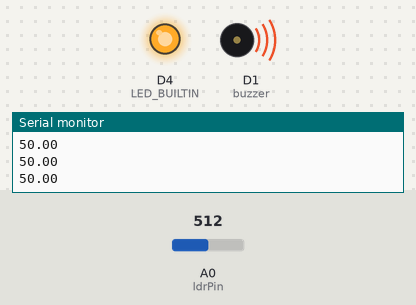
Bench run of a sketch on a simulated ESP8266 (NodeMCU). Parts: output pins drawn as LEDs (lit = HIGH, except the on-board LED, lit = LOW), buzzer (waves = sounding), the last lines printed to the serial monitor. The test bench sets the inputs (shaded band); at power-on: A0 (ldrPin) = 512.

Above: at 1.3 s.
1.4 s: A0 (ldrPin) set to 494
At 2.3 s:
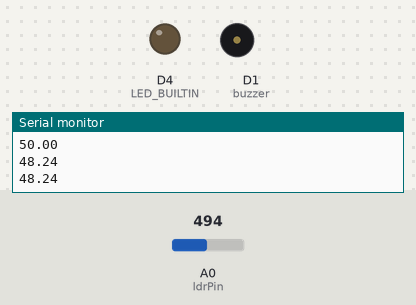
3.0 s: A0 (ldrPin) set to 716
At 3.5 s:
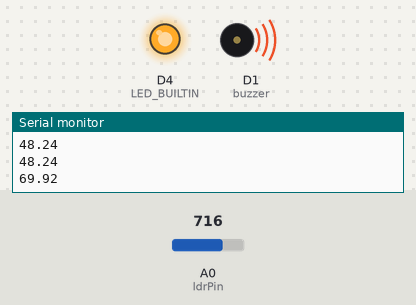
4.5 s: A0 (ldrPin) set to 511
At 5.8 s:
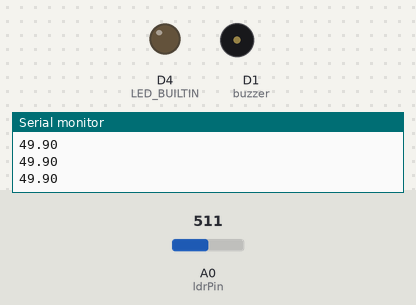
Timing chart, 0 to 7.5 s (numbered marks = the images above; inputs shaded):
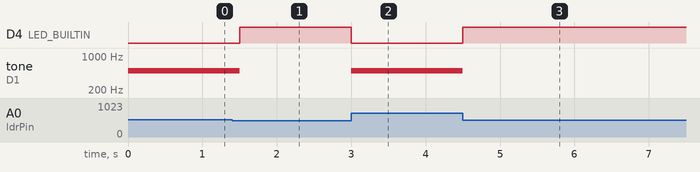

Measured:
- the behaviour switches between 512 and 511 on A0 (ldrPin) (found by bisection; images 0 and 1)
- after the input at 1.4 s, D4 (LED_BUILTIN): LOW → HIGH after 0.10 s; tone on D1 (buzzer): 500 Hz → silent after 0.10 s
- after the input at 3.0 s, D4 (LED_BUILTIN): HIGH → LOW at once; tone on D1 (buzzer): silent → 500 Hz at once
- after the input at 4.5 s, D4 (LED_BUILTIN): LOW → HIGH at once; tone on D1 (buzzer): 500 Hz → silent at once

The sketch:

ADC-_LED.ino
```cpp
const int ldrPin = A0;
const int buzzer = D1;
float scaled = 0;

void setup() {
  Serial.begin(9600);
  pinMode(ldrPin, INPUT);
  pinMode(LED_BUILTIN, OUTPUT);
  pinMode(buzzer, OUTPUT);
}

void loop() {
  float ldrStatus = analogRead(ldrPin);
  scaled = (100*ldrStatus/1024);
  Serial.println(scaled);

  if(scaled >= 50){
      digitalWrite(LED_BUILTIN, LOW);
      tone(buzzer, 500);

  }else{
      digitalWrite(LED_BUILTIN, HIGH);
      noTone(buzzer);
  }
  delay(500);
}
```
